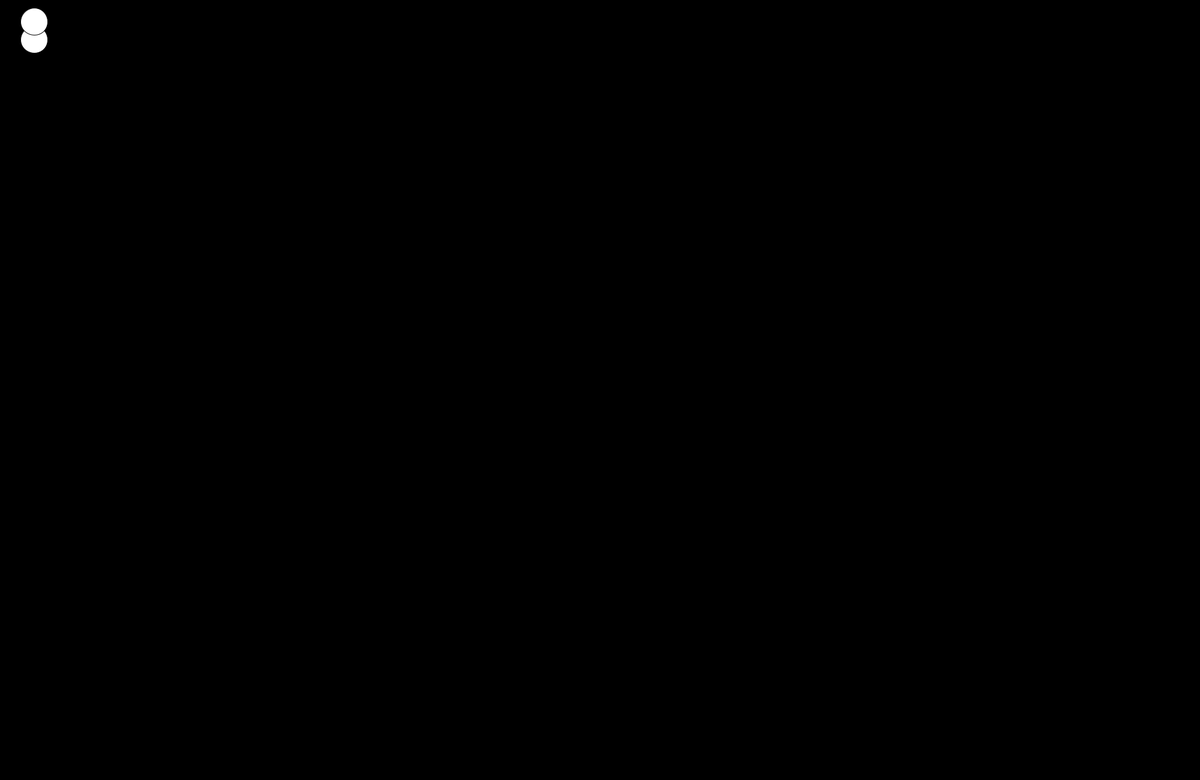
Frame 1 (no input)
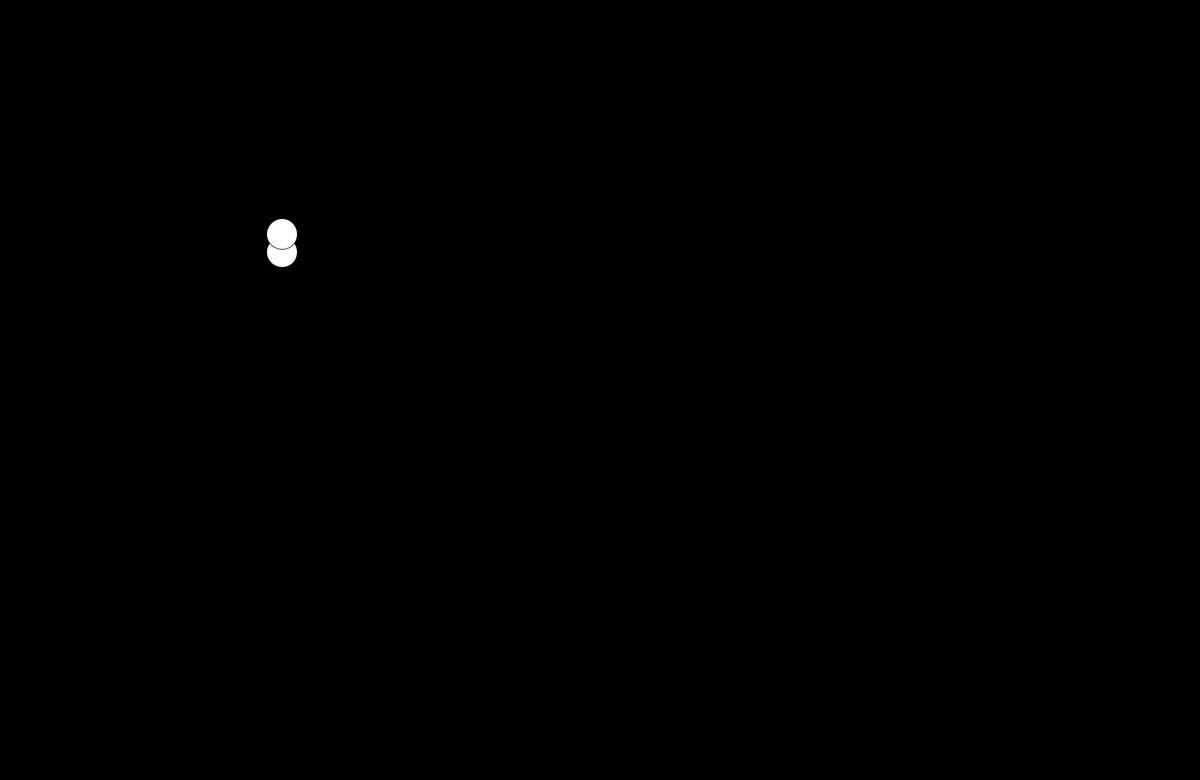
Frame 60 (the mouse pressed at the canvas centre just before this capture)
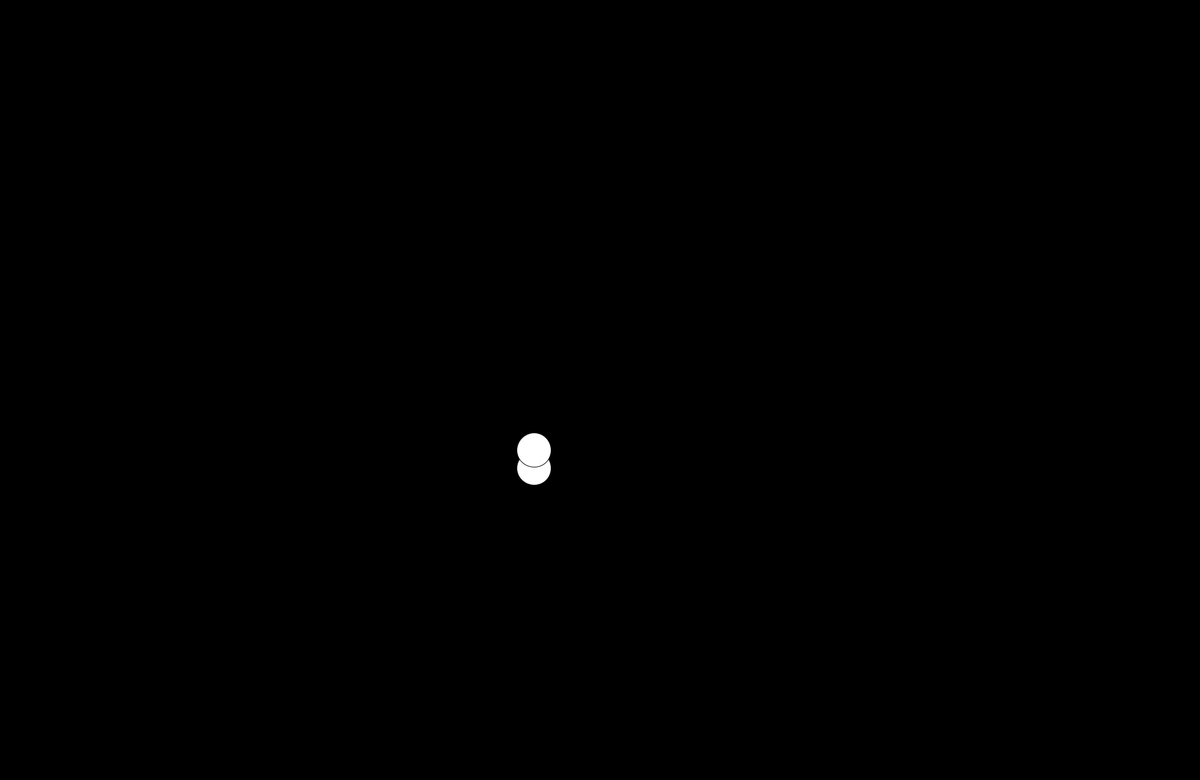
Frame 120 (the mouse held since frame 60 and released just before this capture)

The Processing sketch that drew these frames (run headless with seeded random() and noise(); from frame 60 on, the mouse is pressed at the canvas centre):

// Processing sketch: hejsketch_200817b
// ── hejsketch_200817b.pde
int x;
int y;
int z;
int q;
float xsize;
float ysize;
boolean bunden;


void setup() {
  frameRate(200);
  fill(0, 0, 0);
  rect(0, 0, 2000, 1300);
  size (2000, 1300);
  smooth();
  x=50;
  y=60;
  z=50;
  q=30;
  xsize=55;
  ysize=45;
  bunden=false;
}

void draw() {
  background(0);

  if (y>1000) {
    bunden=true;
  }

  if (bunden==false) {
    println(bunden,x,y);
    x=x+7;
    y=y+6;
    xsize=xsize+0.1;
    z=z+7;
    q=q+6;
    ysize=ysize+0.1;
  }

  fill(255, 255, 255);
  circle(x, y, ysize);
  circle(z, q, ysize);
}
